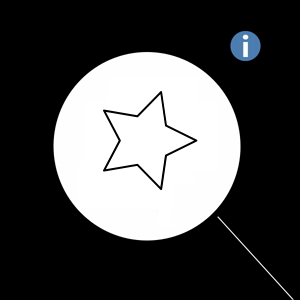
#> input picture image_manipulations/HW3(2).jpg, 300 x 300 px
$ python image_manipulations.py
#> lines starting #> are read from the running program, lines starting #| are printed output that depends on the picture
import cv2
import numpy as np
# 讀取圖像檔案
src = cv2.imread('HW3(2).jpg')  # 載入名為 HW3(2).jpg 的圖片
#> src is the input picture: shape (300, 300, 3); mean B, G, R 78.2, 77.9, 77.5
cv2.imshow('Src', src)  # 顯示原圖
# 調整圖片大小
# fx = 0.8 表示寬度縮放為 80%，fy = 1.5 表示高度放大為 150%
dst = cv2.resize(src, None, fx=0.8, fy=1.5)
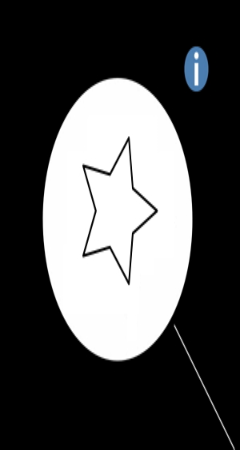
#> dst: shape (450, 240, 3); mean B, G, R 78.2, 77.8, 77.5
cv2.imshow('Dst', dst)  # 顯示調整大小後的圖片
# 水平翻轉圖片 (1 表示水平翻轉，0 表示垂直翻轉，-1 表示同時翻轉)
dst1 = cv2.flip(dst, 1)
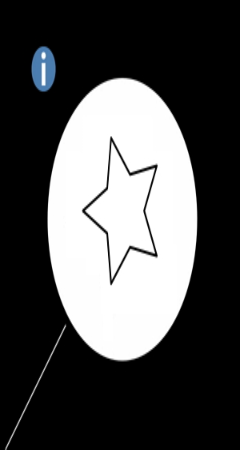
#> dst1: shape (450, 240, 3); mean B, G, R 78.2, 77.8, 77.5
cv2.imshow('Dst1', dst1)  # 顯示翻轉後的圖片
# 使用高斯模糊處理圖片
# (5,5) 表示高斯模糊的內核大小，0 表示自動計算標準差
dst = cv2.GaussianBlur(dst1, (5, 5), 0, 0)
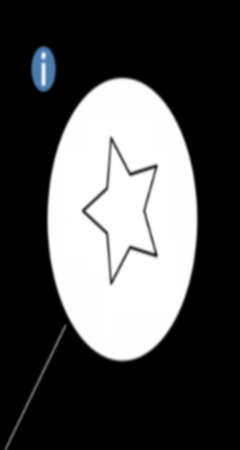
#> dst: shape (450, 240, 3); mean B, G, R 78.2, 77.8, 77.5
cv2.imshow('Dst2', dst)  # 顯示模糊處理後的圖片
cv2.waitKey(0)  # 等待按鍵
cv2.destroyAllWindows()  # 關閉所有視窗
# 顯示翻轉後的圖片 (重新打開視窗)
cv2.imshow('Dst1', dst1)
# 定義一個 5x5 的內核，內核值全為 1
kernel = np.ones((5, 5), np.uint8)
# 進行形態學操作：開運算 (先腐蝕再膨脹，用於去除噪點)
dst = cv2.morphologyEx(dst1, cv2.MORPH_OPEN, kernel)
cv2.imshow('after OPEN', dst)  # 顯示開運算結果
# 進行形態學操作：閉運算 (先膨脹再腐蝕，用於填補小孔洞)
dst = cv2.morphologyEx(dst1, cv2.MORPH_CLOSE, kernel)
cv2.imshow('after CLOSE', dst)  # 顯示閉運算結果
# 進行形態學操作：形態學梯度 (膨脹結果減去腐蝕結果，提取邊緣)
dst = cv2.morphologyEx(dst1, cv2.MORPH_GRADIENT, kernel)
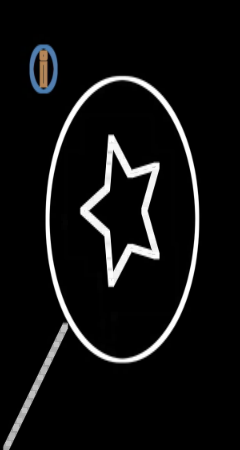
#> dst: shape (450, 240, 3); mean B, G, R 17.2, 17, 16.9
cv2.imshow('after morpological gradient', dst)  # 顯示形態學梯度結果
# 進行形態學操作：頂帽運算 (原圖減去開運算結果，提取亮區細節)
dst = cv2.morphologyEx(dst1, cv2.MORPH_TOPHAT, kernel)
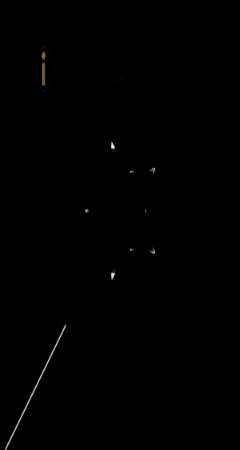
#> dst: shape (450, 240, 3); mean B, G, R 0.6, 0.6, 0.6
cv2.imshow('after tophat', dst)  # 顯示頂帽運算結果
# 進行形態學操作：黑帽運算 (閉運算結果減去原圖，提取暗區細節)
dst = cv2.morphologyEx(dst1, cv2.MORPH_BLACKHAT, kernel)
cv2.imshow('after blackhat', dst)  # 顯示黑帽運算結果
cv2.waitKey(0)  # 等待按鍵
cv2.destroyAllWindows()  # 關閉所有視窗
